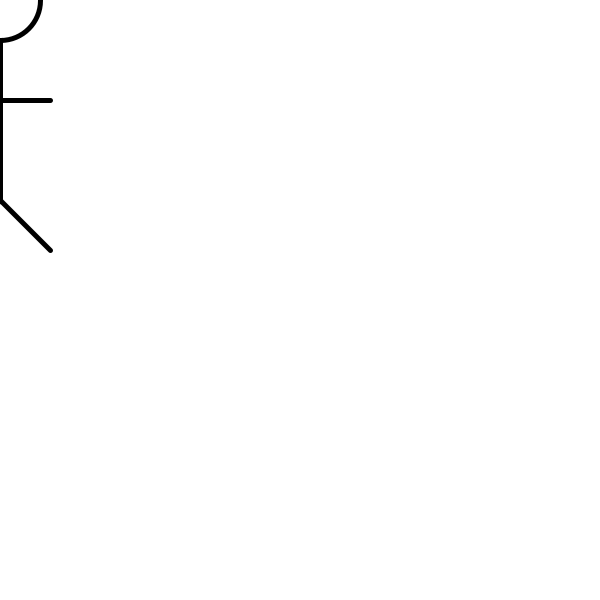
Frame 1 (no input)
Frame 60 (the mouse pressed at the canvas centre just before this capture): identical to frame 1, image omitted
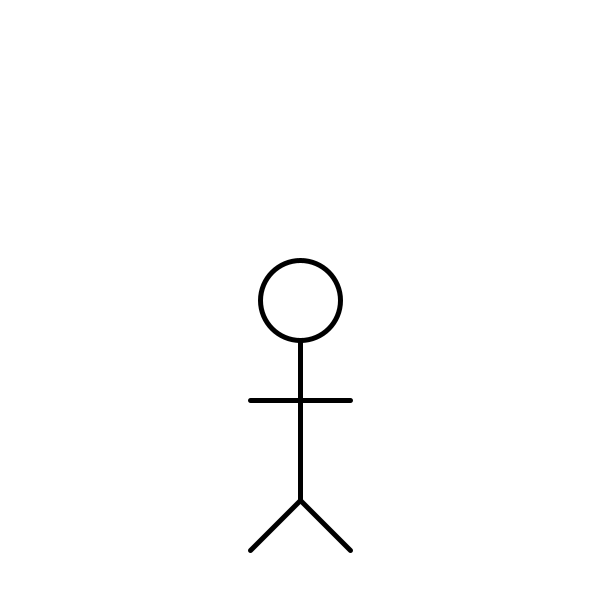
Frame 120 (the mouse held since frame 60 and released just before this capture)

The Processing sketch that drew these frames (run headless with seeded random() and noise(); from frame 60 on, the mouse is pressed at the canvas centre):

// Processing sketch: starterCode
// ── starterCode.pde
//Pilot Teachers Meeting Demo
//Functional Stickman Example, to be converted into OOP
// This is a nice demo to show students the differences between
// functional and OOP paradigms.
//Dan Schellenberg
//Dec 10, 2015

void setup() {
  size(600, 600);
}

void draw() {
  background(255);
  drawStickman(mouseX, mouseY, 5);
}

void drawStickman(float x, float y, float stickmanWeight) {
  strokeWeight(stickmanWeight);
  //body
  line(x, y, x, y+200);

  //legs
  line(x, y+200, x-50, y+250);
  line(x, y+200, x+50, y+250);

  //arms
  line(x-50, y+100, x+50, y+100);

  //head
  fill(255);
  ellipse(x, y, 80, 80);
}
